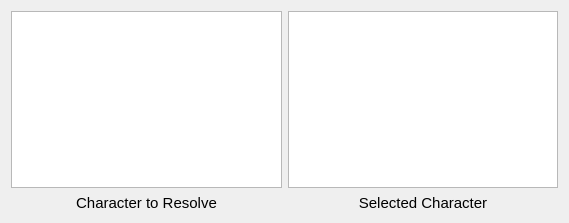
<?xml version="1.0" encoding="UTF-8"?>
<ui version="4.0">
 <class>CharacterResolveResult</class>
 <widget class="QDialog" name="CharacterResolveResult">
  <property name="geometry">
   <rect>
    <x>0</x>
    <y>0</y>
    <width>569</width>
    <height>223</height>
   </rect>
  </property>
  <property name="windowTitle">
   <string>Dialog</string>
  </property>
  <layout class="QHBoxLayout" name="horizontalLayout">
   <item>
    <layout class="QVBoxLayout" name="verticalLayout_characterToResolve">
     <item>
      <widget class="QGraphicsView" name="graphicsView_characterToResolve"/>
     </item>
     <item>
      <widget class="QLabel" name="label">
       <property name="font">
        <font>
         <pointsize>11</pointsize>
        </font>
       </property>
       <property name="text">
        <string>Character to Resolve</string>
       </property>
       <property name="alignment">
        <set>Qt::AlignCenter</set>
       </property>
      </widget>
     </item>
    </layout>
   </item>
   <item>
    <layout class="QVBoxLayout" name="verticalLayout_selectedCharacter">
     <item>
      <widget class="QGraphicsView" name="graphicsView_selectedCharacter"/>
     </item>
     <item>
      <widget class="QLabel" name="label_selectedCharacter">
       <property name="font">
        <font>
         <pointsize>11</pointsize>
        </font>
       </property>
       <property name="text">
        <string>Selected Character</string>
       </property>
       <property name="alignment">
        <set>Qt::AlignCenter</set>
       </property>
      </widget>
     </item>
    </layout>
   </item>
  </layout>
 </widget>
 <resources/>
 <connections/>
</ui>
